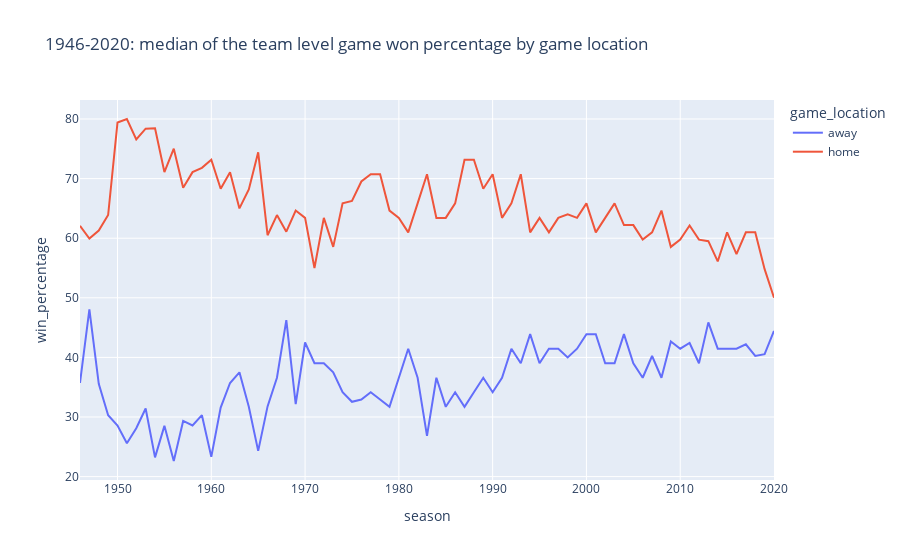

Notebook code for this chart:
### Code cell
px.line(median_win_pct, x='season', y='win_percentage',
        color='game_location', title='1946-2020: median of the team level game won percentage by game location')
